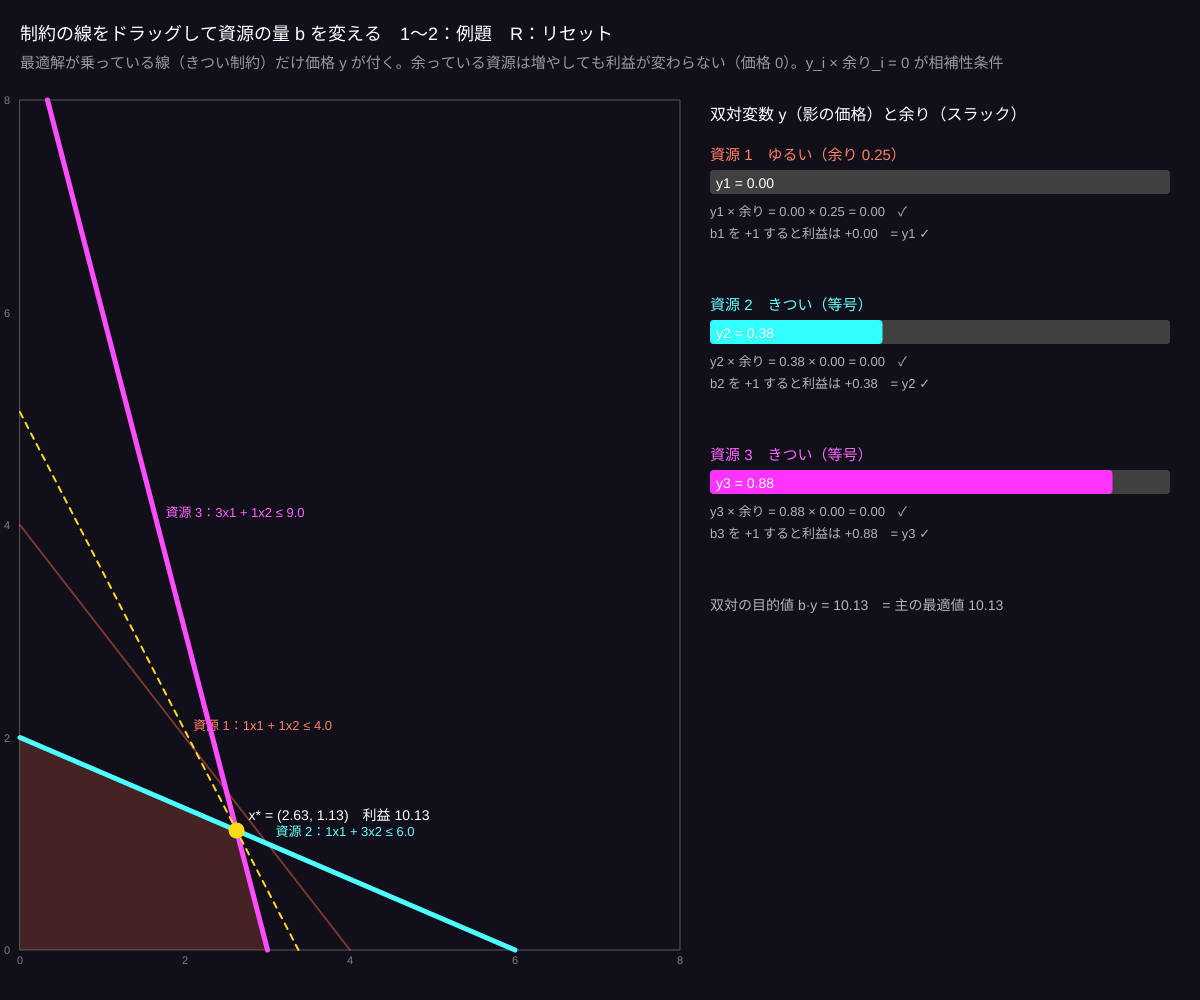
Frame 1 (no input)
Frame 60 (no input): identical to frame 1, image omitted
Frame 120 (the mouse pressed at the canvas centre since frame 60): identical to frame 1, image omitted

The p5.js sketch that drew this single still picture (run headless with seeded random() and noise() and a simulated clock; from frame 60 on, the mouse is pressed at the canvas centre):

// p5.js sketch
// ── sketch.js
// ============================================
// 05 相補性条件と影の価格
// 最適解では「ゆるい制約（余りがある）の双対変数は 0」「きつい制約（等号）の双対変数は正」
//   y_i × (b_i − a_i·x*) = 0　　y_i = 制約 i の右辺 b_i を 1 増やしたときの最適値の増え方（影の価格）
//   3 本の制約（資源）をドラッグして平行移動すると、どの資源が「足りない」かが y で見える
// 制約の線をドラッグ = b_i を変える / 1〜2 = 例題 / R = リセット
// ============================================

let c = [3, 2];                                   // ★ 目的関数（利益）
let A = [[1, 1], [1, 3], [3, 1]];                 // ★ 3 本の制約（資源の使い方）
let b = [4, 6, 9];                                // ★ 資源の量（ドラッグで変わる）
let RANGE = 8;
let dragK = -1;
let labels = ['資源 1', '資源 2', '資源 3'];

function setup() {
  createCanvas(windowWidth, windowHeight);
  colorMode(HSB, 360, 100, 100, 100);
}
function preset(k) {
  if (k === 1) { c = [3, 2]; A = [[1, 1], [1, 3], [3, 1]]; b = [4, 6, 9]; }
  if (k === 2) { c = [1, 4]; A = [[2, 1], [1, 2], [1, 5]]; b = [8, 7, 12]; }
}
function panel() { return { x: 20, y: 100, w: width * 0.55, h: height - 150 }; }
function toScreen(P, px, py) { return { x: P.x + px / RANGE * P.w, y: P.y + P.h - py / RANGE * P.h }; }
function toMath(P, sx, sy) { return [(sx - P.x) / P.w * RANGE, (P.y + P.h - sy) / P.h * RANGE]; }
function lineInBox(a, v) {
  let out = [];
  if (Math.abs(a[1]) > 1e-9) for (let x of [0, RANGE]) { let y = (v - a[0] * x) / a[1]; if (y >= -1e-9 && y <= RANGE + 1e-9) out.push({ x, y }); }
  if (Math.abs(a[0]) > 1e-9) for (let y of [0, RANGE]) { let x = (v - a[1] * y) / a[0]; if (x > 1e-9 && x < RANGE - 1e-9) out.push({ x, y }); }
  return out.length >= 2 ? [out[0], out[out.length - 1]] : null;
}

function draw() {
  background(250, 40, 10);
  let P = panel();
  noFill(); stroke(0, 0, 35); strokeWeight(1); rect(P.x, P.y, P.w, P.h);
  let cons = A.map((row, i) => ({ a: row, b: b[i], sense: '<=' }));
  let rp = solveLP2(cons, c, true);
  let yd = solveDual3(A, b, c);                   // 双対変数 y（影の価格）
  // 影の価格を差分でも確かめる：b_i を 1 増やしたときの最適値の差
  let diffs = b.map((bi, i) => { let b2 = b.slice(); b2[i] += 1; let r2 = solveLP2(A.map((row, k) => ({ a: row, b: b2[k], sense: '<=' })), c, true); return r2.feasible && rp.feasible ? r2.value - rp.value : 0; });

  // 実行可能領域
  let poly = [{ x: 0, y: 0 }, { x: RANGE, y: 0 }, { x: RANGE, y: RANGE }, { x: 0, y: RANGE }];
  for (let k of cons) poly = clipHalf(poly, k.a[0], k.a[1], k.b);
  if (poly.length >= 3) { noStroke(); fill(10, 70, 100, 22); beginShape(); for (let p of poly) { let s = toScreen(P, p.x, p.y); vertex(s.x, s.y); } endShape(CLOSE); }
  // 制約の直線（ゆるい = 細い灰色、きつい = 太い）
  let slack = rp.feasible ? b.map((bi, i) => bi - (A[i][0] * rp.x[0] + A[i][1] * rp.x[1])) : b.map(() => 0);
  for (let i = 0; i < 3; i++) {
    let q = lineInBox(A[i], b[i]); if (!q) continue;
    let tight = slack[i] < 1e-6, hue = [10, 180, 300][i];
    stroke(hue, 70, 100, tight ? 100 : 45); strokeWeight(tight ? 5 : 2);
    if (i === dragK) strokeWeight(7);
    let s1 = toScreen(P, q[0].x, q[0].y), s2 = toScreen(P, q[1].x, q[1].y); line(s1.x, s1.y, s2.x, s2.y);
    noStroke(); fill(hue, 60, 100); textSize(13);
    text(labels[i] + '：' + A[i][0] + 'x1 + ' + A[i][1] + 'x2 ≤ ' + nf(b[i], 1, 1), (s1.x + s2.x) / 2 + 8, (s1.y + s2.y) / 2 - 8);
  }
  if (rp.feasible) {
    // 目的関数の等高線と最適解
    let q = lineInBox(c, rp.value);
    drawingContext.setLineDash([6, 6]); stroke(50, 90, 100); strokeWeight(2);
    if (q) { let s1 = toScreen(P, q[0].x, q[0].y), s2 = toScreen(P, q[1].x, q[1].y); line(s1.x, s1.y, s2.x, s2.y); }
    drawingContext.setLineDash([]);
    let s = toScreen(P, rp.x[0], rp.x[1]);
    noStroke(); fill(50, 90, 100); circle(s.x, s.y, 16);
    fill(0, 0, 100); textSize(14); text('x* = (' + nf(rp.x[0], 1, 2) + ', ' + nf(rp.x[1], 1, 2) + ')　利益 ' + nf(rp.value, 1, 2), s.x + 12, s.y - 10);
  }
  for (let v = 0; v <= RANGE; v += 2) { let s = toScreen(P, v, 0); noStroke(); fill(0, 0, 50); textSize(11); text(v, s.x - 3, P.y + P.h + 14); let t = toScreen(P, 0, v); text(v, P.x - 16, t.y + 4); }

  // 右：双対変数のバーと相補性のチェック
  let bx = P.x + P.w + 30, bw = width - bx - 30, by0 = 130;
  noStroke(); fill(0, 0, 100); textSize(16); text('双対変数 y（影の価格）と余り（スラック）', bx, by0 - 10);
  let ymax = Math.max(1, ...yd.map((v) => Math.abs(v)));
  for (let i = 0; i < 3; i++) {
    let yy = by0 + 30 + i * 150, hue = [10, 180, 300][i], tight = slack[i] < 1e-6;
    fill(hue, 60, 100); textSize(15); text(labels[i] + '　' + (tight ? 'きつい（等号）' : 'ゆるい（余り ' + nf(slack[i], 1, 2) + '）'), bx, yy);
    fill(0, 0, 25); rect(bx, yy + 10, bw, 24, 4);
    fill(hue, 80, 100); rect(bx, yy + 10, bw * constrain(yd[i] / ymax, 0, 1), 24, 4);
    fill(0, 0, 100); textSize(14); text('y' + (i + 1) + ' = ' + nf(yd[i], 1, 2), bx + 6, yy + 28);
    fill(0, 0, 70); textSize(13);
    text('y' + (i + 1) + ' × 余り = ' + nf(yd[i], 1, 2) + ' × ' + nf(slack[i], 1, 2) + ' = ' + nf(yd[i] * slack[i], 1, 2) + (Math.abs(yd[i] * slack[i]) < 1e-3 ? '　✓' : ''), bx, yy + 56);
    text('b' + (i + 1) + ' を +1 すると利益は +' + nf(diffs[i], 1, 2) + (Math.abs(diffs[i] - yd[i]) < 0.05 ? '　= y' + (i + 1) + ' ✓' : '　（頂点が移るので y とずれる）'), bx, yy + 78);
  }
  fill(0, 0, 70); textSize(14);
  text('双対の目的値 b·y = ' + nf(b[0] * yd[0] + b[1] * yd[1] + b[2] * yd[2], 1, 2) + (rp.feasible ? '　= 主の最適値 ' + nf(rp.value, 1, 2) : ''), bx, by0 + 30 + 3 * 150);

  noStroke(); fill(0, 0, 100); textSize(18);
  text('制約の線をドラッグして資源の量 b を変える　1〜2：例題　R：リセット', 20, 40);
  fill(0, 0, 60); textSize(15);
  text('最適解が乗っている線（きつい制約）だけ価格 y が付く。余っている資源は増やしても利益が変わらない（価格 0）。y_i × 余り_i = 0 が相補性条件', 20, 68);
}

function mousePressed() {
  let P = panel(); let m = toMath(P, mouseX, mouseY);
  let best = 1e9;
  for (let i = 0; i < 3; i++) {
    let d = Math.abs(A[i][0] * m[0] + A[i][1] * m[1] - b[i]) / Math.hypot(A[i][0], A[i][1]);
    if (d < best && d < 0.35) { best = d; dragK = i; }
  }
}
function mouseDragged() {
  if (dragK < 0) return;
  let P = panel(); let m = toMath(P, mouseX, mouseY);
  b[dragK] = constrain(Math.round((A[dragK][0] * m[0] + A[dragK][1] * m[1]) * 2) / 2, 0.5, 30);
}
function mouseReleased() { dragK = -1; }
function keyPressed() {
  if (key >= '1' && key <= '2') preset(int(key));
  if (key === 'r' || key === 'R') preset(1);
}

// ---------- やってみよう ----------
// 1. 資源 3（紫）を遠くへ動かすと y3 = 0。近づけて最適解に触れた瞬間に y3 > 0 になる
// 2. 3 本すべてが最適点を通るように調整（退化）。y は一通りに決まる？ 差分とのずれを見よう
// 3. 価格の合計 b·y はいつも利益と同じ。資源の「価値」の総和 = 利益、という読み方
// 4. c を [1, 1] に変えると（コードの ★）、きつい制約の組み合わせはどう変わる？


// ==================================================
// ここから下は「LP の道具」（頂点列挙、3 変数の双対、半平面の切り取り。読まなくても OK）
// ==================================================
function solveLP2(cons, cc, maximize) {
  let BIG = 1e3;
  let all = cons.concat([{ a: [1, 0], b: 0, sense: '>=' }, { a: [0, 1], b: 0, sense: '>=' }]);
  let lines = all.map((k) => ({ a: k.a, b: k.b })).concat([{ a: [1, 0], b: BIG }, { a: [0, 1], b: BIG }]);
  let best = null;
  for (let i = 0; i < lines.length; i++) for (let j = i + 1; j < lines.length; j++) {
    let p = lines[i], q = lines[j], det = p.a[0] * q.a[1] - p.a[1] * q.a[0];
    if (Math.abs(det) < 1e-9) continue;
    let v = [(p.b * q.a[1] - q.b * p.a[1]) / det, (p.a[0] * q.b - q.a[0] * p.b) / det];
    let ok = all.every((k) => { let s = k.a[0] * v[0] + k.a[1] * v[1]; return k.sense === '<=' ? s <= k.b + 1e-7 : s >= k.b - 1e-7; }) && v[0] <= BIG + 1e-7 && v[1] <= BIG + 1e-7;
    if (!ok) continue;
    let val = cc[0] * v[0] + cc[1] * v[1];
    if (!best || (maximize ? val > best.value + 1e-9 : val < best.value - 1e-9)) best = { x: v, value: val };
  }
  if (!best) return { feasible: false };
  return { feasible: true, x: best.x, value: best.value };
}
// 双対 min b·y s.t. Aᵀy ≥ c, y ≥ 0（3 変数）：5 枚の平面から 3 枚ずつ選んで頂点を列挙
function solveDual3(AA, bb, cc) {
  let planes = [[AA[0][0], AA[1][0], AA[2][0], cc[0]], [AA[0][1], AA[1][1], AA[2][1], cc[1]], [1, 0, 0, 0], [0, 1, 0, 0], [0, 0, 1, 0]];
  let best = null;
  for (let i = 0; i < 5; i++) for (let j = i + 1; j < 5; j++) for (let k = j + 1; k < 5; k++) {
    let y = solve3(planes[i], planes[j], planes[k]); if (!y) continue;
    let ok = y.every((v) => v >= -1e-7) && [0, 1].every((t) => planes[t][0] * y[0] + planes[t][1] * y[1] + planes[t][2] * y[2] >= planes[t][3] - 1e-7);
    if (!ok) continue;
    let val = bb[0] * y[0] + bb[1] * y[1] + bb[2] * y[2];
    if (!best || val < best.val - 1e-9) best = { y, val };
  }
  return best ? best.y.map((v) => Math.max(0, v)) : [0, 0, 0];
}
// 3 元連立 1 次方程式（クラメルの公式）。各行 [a, b, c, d] は a y1 + b y2 + c y3 = d
function solve3(r1, r2, r3) {
  let det = (m) => m[0][0] * (m[1][1] * m[2][2] - m[1][2] * m[2][1]) - m[0][1] * (m[1][0] * m[2][2] - m[1][2] * m[2][0]) + m[0][2] * (m[1][0] * m[2][1] - m[1][1] * m[2][0]);
  let M = [r1, r2, r3], D = det(M);
  if (Math.abs(D) < 1e-9) return null;
  return [0, 1, 2].map((col) => det(M.map((r) => r.map((v, ci) => (ci === col ? r[3] : v)))) / D);
}
function clipHalf(poly, nx, ny, cv) {
  let out = [];
  for (let i = 0; i < poly.length; i++) {
    let a = poly[i], bb = poly[(i + 1) % poly.length];
    let fa = nx * a.x + ny * a.y - cv, fb = nx * bb.x + ny * bb.y - cv;
    if (fa <= 0) out.push(a);
    if ((fa < 0 && fb > 0) || (fa > 0 && fb < 0)) { let t = fa / (fa - fb); out.push({ x: a.x + (bb.x - a.x) * t, y: a.y + (bb.y - a.y) * t }); }
  }
  return out;
}
